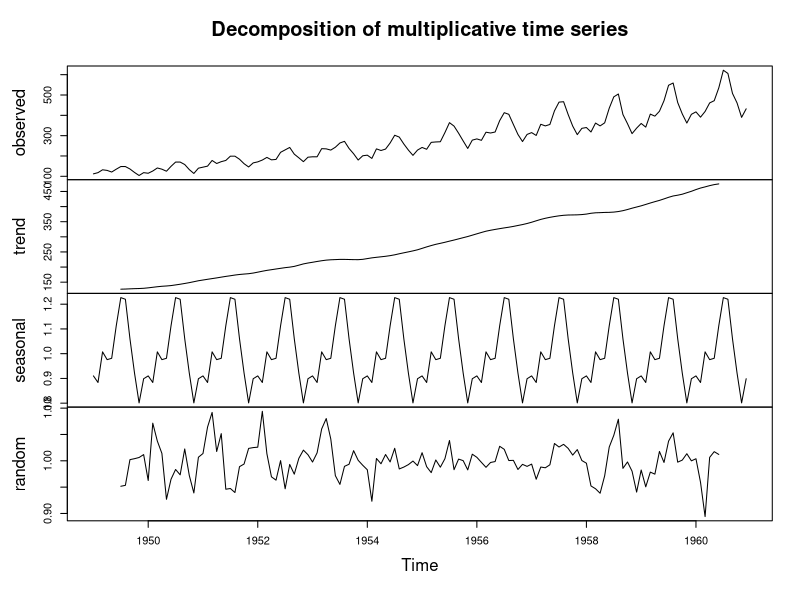
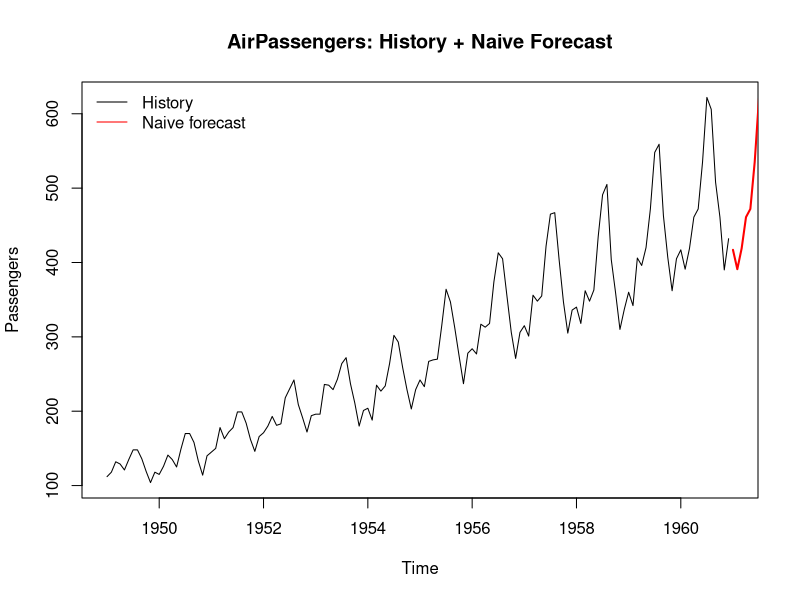

R code for these plots, in order:
# time_series_example.R
# Time-series decomposition + simple forecast using AirPassengers

ts_data <- AirPassengers

cat("Time series summary:\n")
print(summary(ts_data))

decomp <- decompose(ts_data, type = "multiplicative")

png("examples_r_analysis/output_airpassengers_decompose.png", width = 1000, height = 700)
plot(decomp)
dev.off()

# naive forecast: use previous 12 months as next 12 months
last_12 <- tail(ts_data, 12)
forecast_12 <- ts(last_12,
                  start = c(1961, 1),
                  frequency = 12)

cat("\nNaive 12-month forecast:\n")
print(forecast_12)

png("examples_r_analysis/output_airpassengers_forecast.png", width = 1000, height = 700)
plot(ts_data, xlim = c(1949, 1961), ylim = c(min(ts_data), max(c(ts_data, forecast_12))),
     main = "AirPassengers: History + Naive Forecast", ylab = "Passengers")
lines(forecast_12, col = "red", lwd = 2)
legend("topleft", legend = c("History", "Naive forecast"), col = c("black", "red"), lty = 1, bty = "n")
dev.off()

cat("\nSaved: output_airpassengers_decompose.png, output_airpassengers_forecast.png\n")
